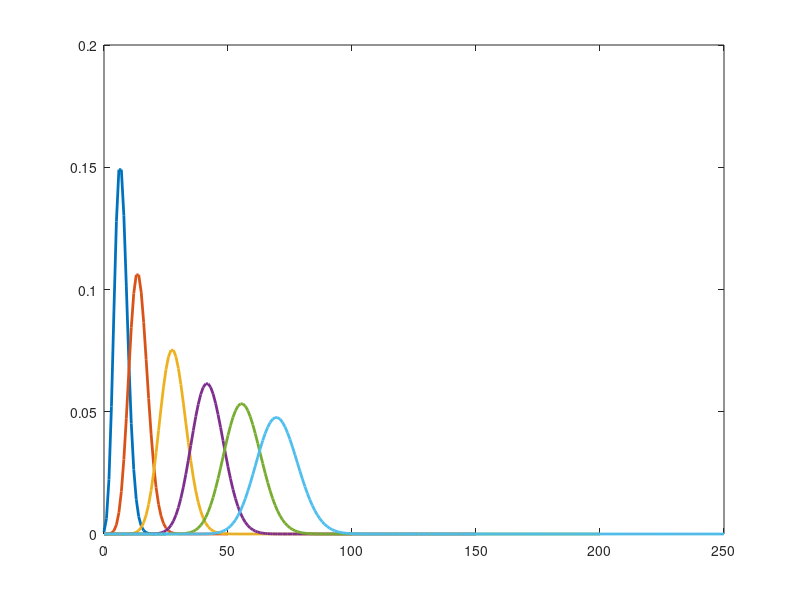
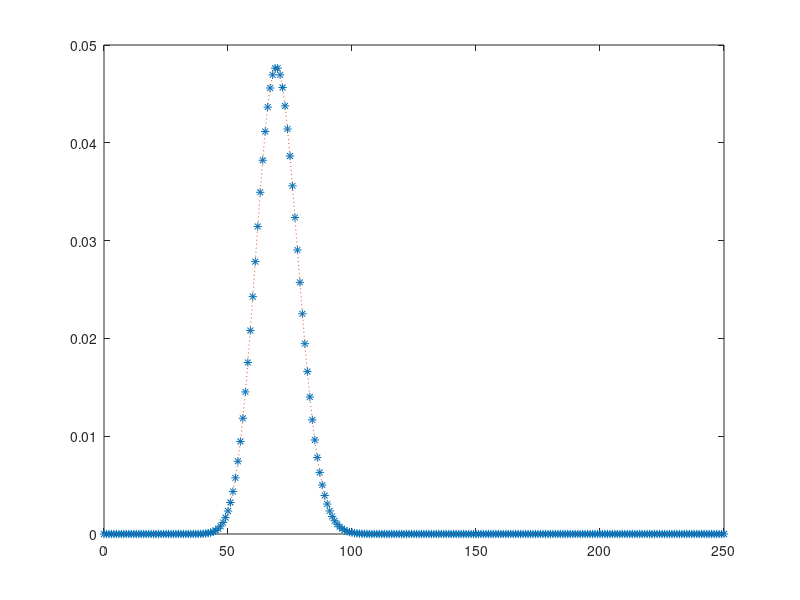
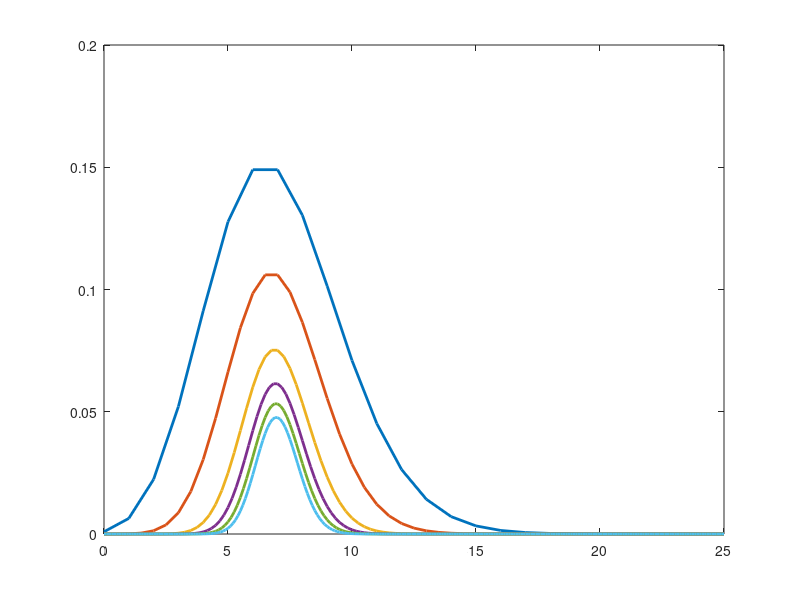
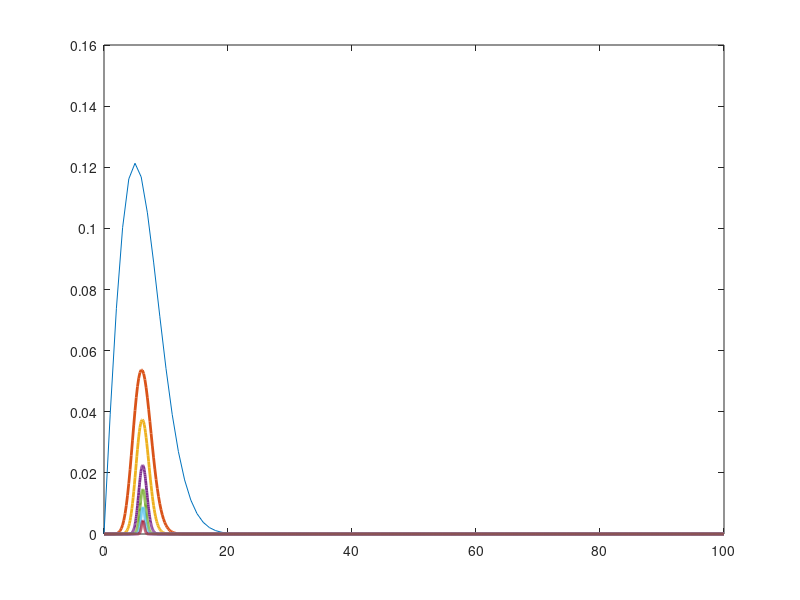

Write MATLAB code to recreate these figures, in order. (Note: this script raises an error after producing the figures.)
%% PHYSICS 434 | APPLICATION OF COMPUTERS TO PHYSICAL MEASUREMENTS 
 % LAB 2 ROUGH DRAFT 
 % 10.18.19
 % AVI SOVAL 

%% PROBLEM 1 

 % We continue our exploration into the convolution of different data
 % distributions by analyzing hypothetical signal-free background data in a
 % Poisson distribution 

 % With an average background of 7 for the cosmic background ray data, and
 % an average gamma-ray emission of 11
 
    % A : How does the background pdf change as we sum over more days? 
    
background = 7; 
gammaray = 11; 

distribution = makedist('Poisson','lambda',background); 

x = 0:1:25; 

pdf1 = pdf(distribution,x); 
pdf2 = conv(pdf1,pdf1); 
pdf4 = conv(pdf2,pdf2); 
pdf6 = conv(pdf2,pdf4); 
pdf8 = conv(pdf4,pdf4); 
pdf10 = conv(pdf8,pdf2); 

x1 = 0:1:length(pdf1)-1; 
x2 = 0:1:length(pdf2)-1; 
x4 = 0:1:length(pdf4)-1; 
x6 = 0:1:length(pdf6)-1; 
x8 = 0:1:length(pdf8)-1; 
x10 = 0:1:length(pdf10)-1; 

figure(1)
plot(x,pdf1,'LineWidth',2); 
hold on 
plot(x2,pdf2,'LineWidth',2); 
plot(x4,pdf4,'LineWidth',2);
plot(x6,pdf6,'LineWidth',2); 
plot(x8,pdf8,'LineWidth',2);
plot(x10,pdf10,'LineWidth',2); 
hold off

    % B : Show that after 5 days, the resulting distribution is still a
    % Poisson distribution. Why does this make sense? 
    
    % To do so, we just create a new Poisson distribution with an average
    % background cosmic ray radiation equal to any of our convoluted
    % distributions - say the pdf10, which convolutes over 10 days. If the
    % two graphs match, then our resultant convoluted distribution is also
    % a Poisson distribution 
    
x = 0:1:length(pdf10)-1; 
lambda = dot(pdf10,x); 

figure(2)
pdf10Poisson = makedist('Poisson','lambda',lambda); 
plot(0:length(pdf10)-1,pdf10,'*'); 
hold on
plot(0:length(pdf10)-1,pdf(pdf10Poisson,0:length(pdf10)-1),':'); 

    % As we can see, the two distributions align perfectly. Since the
    % Poisson distribution gives data on the number of events happening
    % within a single day (or any arbitrary period), it makes sense that
    % convolving (which we know to be adding) multiple such Poisson
    % distributions should just yield a final pdf of measuring the initial
    % number of events * the total number of days = total events. It scales
    % completely proportionally, causing the resultant graphs to be
    % identical. 
    
    % C : Show how the probability distribution evolves as we *average* the
    % days, and discuss the change in the shape of the distribution with
    % respect to part 1b 
    
    % Averaging the days means just dividing the background events measured
    % for each of the convolved distributions by the number of days in each
    % respective distribution, as follows: 
    
figure(3)
plot(x1/1,pdf1,'LineWidth',2);
hold on 
plot(x2/2,pdf2,'LineWidth',2);
plot(x4/4,pdf4,'LineWidth',2);
plot(x6/6,pdf6,'LineWidth',2);
plot(x8/8,pdf8,'LineWidth',2);
plot(x10/10,pdf10,'LineWidth',2);
hold off

    % As we can see, graphing the *average* of the days essentially makes
    % all the Poisson distributions the same, just scaled slightly
    % differently. The most likely number of counts for each day still
    % remains 7, which is in line with the initial lambda parameter for the
    % cosmic ray background Poisson distribution 
    
    % D : Given a testing period of 17 days, assuming we saw 17*11  = 187
    % gamma ray events from our source, calculate the sigma of our
    % observation
    
testPeriod = 17; 
events = testPeriod*gammaray; 

    % From the results of 1b, we know that the lambda parameter for this
    % 17-day data collection distribution should just be 17*lambda for a
    % single day's data = 17*7 = 119
    
pdf17dist = makedist('Poisson','lambda',119); 
probs = cdf(pdf17dist,events,'upper'); 
sigma = norminv(probs); 
disp(sigma)

%% PROBLEM 2 

 % With a skewed background distribution such as the Rayleigh distribution:
 
    % A : Show how the distribution changes as we average over more
    % observing intervals 
 
    % We first create our Rayleigh distribution with a 'b' parameter of 5

x = 0:100; 
ray1 = makedist('Rayleigh','b',5); 
ray1 = pdf(ray1,x);
ray2 = conv(ray1,ray1); 
ray4 = conv(ray2,ray2); 

    % Now we convolve it to get distributions of the following observation
    % intervals: 5, 10, 25, 50, 100, 200
    
ray5 = conv(ray4,ray1); 
ray10 = conv(ray5,ray5); 
ray20 = conv(ray10,ray10); 
ray25 = conv(ray20,ray5); 
ray50 = conv(ray25,ray25); 
ray100 = conv(ray50,ray50); 
ray200 = conv(ray100,ray100); 

    % Plotting

figure(4)
plot(x,ray1); 
x5 = 0:length(ray5)-1; 
x10 = 0:length(ray10)-1; 
x25 = 0:length(ray25)-1; 
x50 = 0:length(ray50)-1; 
x100 = 0:length(ray100)-1; 
x200 = 0:length(ray200)-1; 
hold on 
plot(x5/5,ray5,'LineWidth',2);
plot(x10/10,ray10,'LineWidth',2);
plot(x25/25,ray25,'LineWidth',2);
plot(x50/50,ray50,'LineWidth',2);
plot(x100/100,ray100,'LineWidth',2);
plot(x200/200,ray200,'LineWidth',2);
hold off

    % B : Discuss how this shape changes. Does it approach a Gaussian
    % distribution? If yes, after how many intervals? 
    
    % We can examine the Gaussian nature of each of these convolved
    % Rayleigh distributions by graphing them on a log scale and analyzing
    % their parabolic nature: 
    
figure(5)
plot(x,ray1);
hold on 
plot(x5/5,ray5,'LineWidth',2);
plot(x10/10,ray10,'LineWidth',2);
plot(x25/25,ray25,'LineWidth',2);
plot(x50/50,ray50,'LineWidth',2);
plot(x100/100,ray100,'LineWidth',2);
plot(x200/200,ray200,'LineWidth',2);
set(gca,'YScale','log'); 
hold off 

    % We can see from here that increasing the number of convolved Rayleigh
    % distributions does indeed approach a more Gaussian set. 
    
    % To more accurately gauge the Gaussian nature of these convolved
    % distributions, we can create a Gaussian function with a mu and sigma
    % that match that of any of our Rayleigh distributions. We take the
    % Rayleigh distribution that has been convolved 100 times and find its
    % mu and sigma accordingly. 
    
mu = dot(x100/100,ray100); 
variance = 0; 

for i = 1:length(x100)
    
    variance = variance + (i/100-mu)^2 * ray100(i); 
    
end

sigma = sqrt(variance);

gaussRayTest = makedist('Normal','mu',mu,'sigma',sigma); 
gaussRayTest = pdf(gaussRayTest,x100/100); 

    % We know overlay the Rayl00 (100 convolved Rayleigh distributions)
    % plot with this test Gaussian plot to see how close they are, after
    % which we will do the same except on a logarithmic scale 
    
figure(6)
plot(x100/100,ray100,'LineWidth',2); 
hold on 
plot(x100/100,gaussRayTest,'LineWidth',2); 

    % I KNOW THE ABOVE CODE IS NOT WORKING CORRECTLY RIGHT NOW I WILL COME BACK AND
    % FIX IT ONCE I FIGURE OUT WHY ITS WRONG ^^^^^^^^^^^^^
    
%% PROBLEM 3 

    % A : Assume we have a signal-free background distribution as a
    % Gaussian with a mean of 0 with constant width. From looking at all
    % the other pixels in the image, we can measure the width*3 and end up
    % measuring a signal of strength 11.7. What is the significane and sigma
    % of this detection? Can we claim a discovery? 
    
    % We begin by creating a Gaussian of mu 0 and sigma of 3
   
x = -100:1:100; 
swift = makedist('Norma','mu',0,'sigma',3); 
swift1 = pdf(swift,x); 
signal = 11.7; 
figure(7)
plot(x,swift1,'LineWidth',2); 

    % Now calculating the significance and sigma of the discovery 
    
prob = cdf(swift,signal,'upper'); 
sigma = norminv(prob); 
disp(sigma)

    % Our sigma is only -3.9 - therefore this is not significant enough to
    % make a discovery. 
    
    % B and C : Say we search 10,000 pixels, what is the probability distribution
    % of this background? Clearly state the question 
    
    % With 10,000 pixels to collect data from, and considering this is a
    % Gaussian distribution, we know this new Gaussian will simply be the
    % initial one convolved 10,000 times - or summed together 10,000 times
    % while kept normalized. Therefore, we simply multiply the previously
    % found probability by 10,000 and recalculate the significance of this
    % statistic. 
    
prob10k = prob*10000; 
sigma10k = norminv(prob10k); 
disp(sigma10k)

    % In this case, our sigma is only -0.0477, which is not that high at
    % all. 
    
%% PROBLEM 4 

    % A : Assuming we have the same Gaussian as in problem 3, calculate the
    % signal required for a 5-sigma detection given the same conditions as
    % problem 3a - i.e a single pixel trials factor 
    
sig_VI = normcdf(5,'upper'); 
prob_VI = icdf(swift,1-sig_VI); 
disp(prob_VI)

    % B : Do the same as 4a for problem 3b - i.e a 10,000 pixels trials
    % factor 
    
sig_VII = sig_VI/10000; 
prob_VII = icdf(swift,1-sig_VII); 
disp(prob_VII)

    % C : How much brighter must the signal be for a trials factor of
    % 10,000 for it to be considered significant? What is the ratio of
    % the signals? 
    
ratio = prob_VII/prob_VI; 
disp(ratio)

    % As we modify our Gaussian dependent on the trials factor, the
    % majority of the probability remains concentrated around the mean, and
    % signals further away from it still remain in areas of extremely low
    % probability. As a result, the integral we must perform from the
    % signal out to infinity does not grow too much. 
    
    % D : What happens if we change our trials factor by three orders of
    % magnitude? What must be the new signal for it to be considered
    % significant? 
    
sig_VX = sig_VI/10000000; 
prob_VX = icdf(swift,1-sig_VX); 
disp(prob_VX)

    % Even now, with a trials factor of 100,000,000, the signal required to
    % be considered significant is only ~3 points higher than the 10,000
    % trials factor significant signal. This means that as we increase the
    % trials factor to higher and higher numbers, we are actually
    % experiencing a sort of 'diminishing returns'. 
    
%% THE END 